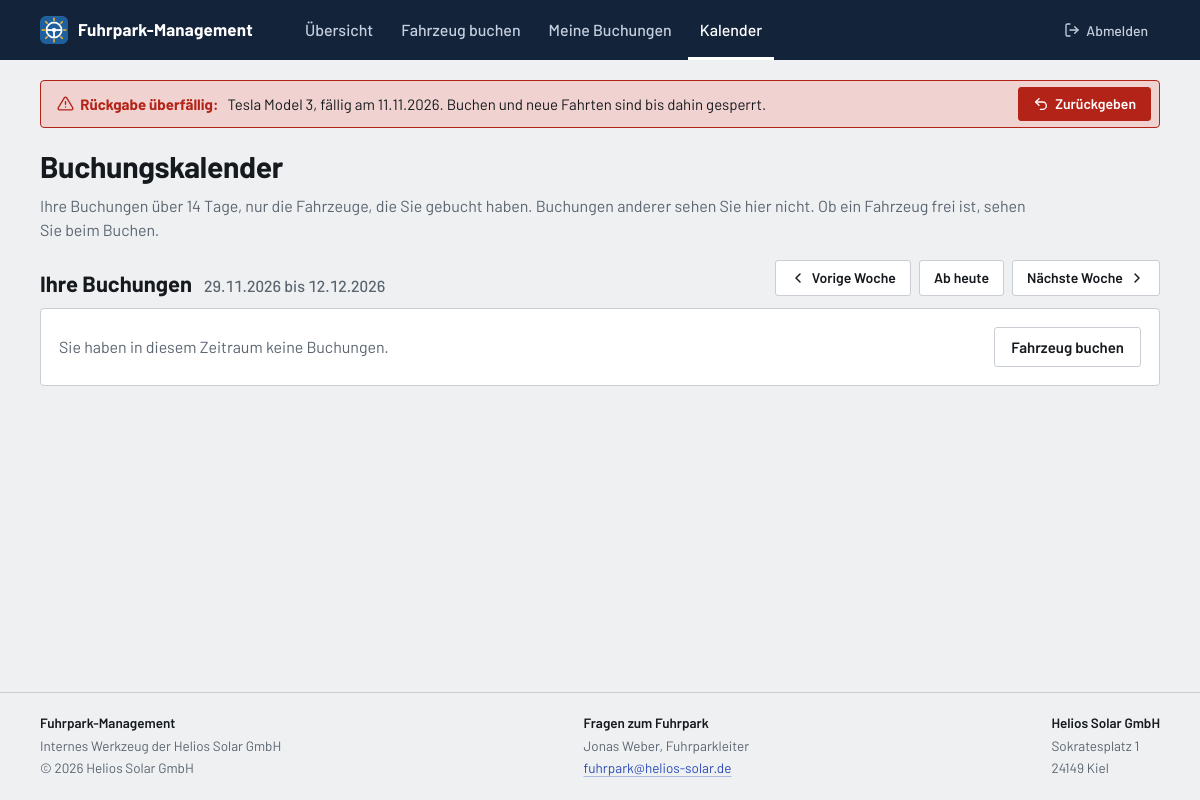
Screenshot of /kalender.php?woche=2 (signed in) with the database file from the repository.
### tables this page shows
CREATE TABLE buchungen (
    id                     INT UNSIGNED     NOT NULL AUTO_INCREMENT,
    fahrzeug_id            INT UNSIGNED     NOT NULL,   
    antragsteller_id       INT UNSIGNED     NOT NULL,   
    fahrer_id              INT UNSIGNED     NOT NULL,   
    start                  DATE             NOT NULL,
    ende                   DATE             NOT NULL,
    zweck_id               TINYINT UNSIGNED NOT NULL,
    personenanzahl         TINYINT UNSIGNED NOT NULL,   
    status_id              TINYINT UNSIGNED NOT NULL DEFAULT 1,  
    beantragt_am           DATETIME         NOT NULL DEFAULT CURRENT_TIMESTAMP,

     
     
    entscheidung_von       INT UNSIGNED     NULL,       
    entscheidung_am        DATETIME         NULL,
    entscheidung_kommentar TEXT             NULL,       
    entscheidung_gelesen_am DATETIME        NULL,       

     
    begonnen_am            DATETIME         NULL,
    km_start               INT UNSIGNED     NULL,       

     
    zurueckgegeben_am      DATETIME         NULL,
    km_ende                INT UNSIGNED     NULL,
    bemerkung              TEXT             NULL,       

    PRIMARY KEY (id),
    KEY idx_buchungen_belegung (fahrzeug_id, start, ende),
    KEY idx_buchungen_status (status_id),
    CONSTRAINT fk_buchungen_fahrzeug                     
        FOREIGN KEY (fahrzeug_id) REFERENCES fahrzeuge (id),
    CONSTRAINT fk_buchungen_antragsteller                
        FOREIGN KEY (antragsteller_id) REFERENCES nutzer (id),
    CONSTRAINT fk_buchungen_fahrer                       
        FOREIGN KEY (fahrer_id) REFERENCES nutzer (id),
    CONSTRAINT fk_buchungen_entscheidung_von             
        FOREIGN KEY (entscheidung_von) REFERENCES nutzer (id),
    CONSTRAINT fk_buchungen_zweck                        
        FOREIGN KEY (zweck_id) REFERENCES zwecke (id),
    CONSTRAINT fk_buchungen_status                       
        FOREIGN KEY (status_id) REFERENCES buchungsstatus (id)
);

CREATE TABLE fahrzeuge (
    id            INT UNSIGNED      NOT NULL AUTO_INCREMENT,
    kennzeichen   VARCHAR(20)       NOT NULL,
    art_id        TINYINT UNSIGNED  NOT NULL,
    typ           VARCHAR(30)       NOT NULL,       
    hersteller    VARCHAR(50)       NOT NULL,
    modell        VARCHAR(50)       NOT NULL,
    baujahr       SMALLINT UNSIGNED NULL,
    bild          VARCHAR(100)      NULL,           
    sitzplaetze   TINYINT UNSIGNED  NOT NULL,
    antrieb_id    TINYINT UNSIGNED  NULL,
    kmstand       INT UNSIGNED      NULL,           
    fuehrerschein VARCHAR(5)        NULL,           
    hu_au         DATE              NULL,           
    geloescht_am  DATETIME          NULL,           
    PRIMARY KEY (id),
    CONSTRAINT fk_fahrzeuge_art                     
        FOREIGN KEY (art_id) REFERENCES fahrzeugarten (id),
    CONSTRAINT fk_fahrzeuge_antrieb                 
        FOREIGN KEY (antrieb_id) REFERENCES antriebe (id)
);

CREATE TABLE nutzer (
    id            INT UNSIGNED     NOT NULL AUTO_INCREMENT,
    vorname       VARCHAR(50)      NOT NULL,
    nachname      VARCHAR(50)      NOT NULL,
    rolle_id      TINYINT UNSIGNED NOT NULL DEFAULT 1,  
    passwort_hash VARCHAR(255)     NOT NULL,            
    darf_luxus    TINYINT(1)       NOT NULL DEFAULT 0,  
    geloescht_am  DATETIME         NULL,                
    PRIMARY KEY (id),
    CONSTRAINT fk_nutzer_rolle                          
        FOREIGN KEY (rolle_id) REFERENCES rollen (id)
);

### includes/klassen/CListeBuchungen.php (called while the page is built, shortened)
<?php
class CListeBuchungen
{
    private array $m_Liste = [];
    public function LadenLaufendeFahrten(int $in_FahrerID): void
    {
        $this->Laden(
            CBuchung::SQL_OHNE_NAMEN . ' WHERE b.fahrer_id = ? AND b.status_id = ? ORDER BY b.start, b.id',
            [$in_FahrerID, STATUS_UNTERWEGS]
        );
    }
    private function Laden(string $in_SQL, array $in_Parameter): void
    {
        $Statement = db()->prepare($in_SQL);
        $Statement->execute($in_Parameter);
        foreach ($Statement->fetchAll() as $Zeile) {
            $this->m_Liste[] = new CBuchung($Zeile);
        }
    }
    public function GetAlle(): array
    {
        return $this->m_Liste;
    }
}

### includes/klassen/CBuchung.php (called while the page is built, shortened)
<?php
class CBuchung
{
    private int $m_ID;
    private int $m_FahrzeugID;
    private DateTimeImmutable $m_Ende;
    private int $m_StatusID;
    public function __construct(array $in_Zeile)
    {
        $this->m_ID               = (int) $in_Zeile['id'];
        $this->m_FahrzeugID       = (int) $in_Zeile['fahrzeug_id'];
        $this->m_Ende             = new DateTimeImmutable($in_Zeile['ende']);
        $this->m_StatusID         = (int) $in_Zeile['status_id'];
    }
    public function IstUeberfaellig(): bool
    {
        return $this->m_StatusID === STATUS_UNTERWEGS && $this->m_Ende < new DateTimeImmutable('today');
    }
    public function GetID(): int
    {
        return $this->m_ID;
    }
    public function GetFahrzeugID(): int
    {
        return $this->m_FahrzeugID;
    }
    public function GetEnde(): DateTimeImmutable
    {
        return $this->m_Ende;
    }
}

### includes/db.php (called while the page is built, shortened)
<?php
function db(): PDO
{
    static $pdo = null;
    if ($pdo instanceof PDO) {
        return $pdo;
    }
    $dsn = sprintf('mysql:host=%s;dbname=%s;charset=%s', DB_HOST, DB_NAME, DB_CHARSET);
    try {
        $pdo = new PDO($dsn, DB_USER, DB_PASS, [
            PDO::ATTR_ERRMODE            => PDO::ERRMODE_EXCEPTION,
            PDO::ATTR_DEFAULT_FETCH_MODE => PDO::FETCH_ASSOC,
            PDO::ATTR_EMULATE_PREPARES   => false,
        ]);
    } catch (PDOException $e) {
        if (APP_ENV === 'dev') {
            exit(
                'Keine Verbindung zur Datenbank "' . DB_NAME . '": ' . $e->getMessage()
                . '<br>Läuft MySQL in XAMPP, und existiert die Datenbank bereits?'
            );
        }
        exit('Die Anwendung ist derzeit nicht verfügbar.');
    }
    return $pdo;
}

### includes/functions.php (called while the page is built, shortened)
<?php
function e(?string $value): string
{
    return htmlspecialchars($value ?? '', ENT_QUOTES, 'UTF-8');
}
function url(string $path = ''): string
{
    return BASE_URL . '/' . ltrim($path, '/');
}
function aktuelle_rolle(): int
{
    return ($_SESSION['rolle_id'] ?? null) === ROLLE_FUHRPARKLEITER ? ROLLE_FUHRPARKLEITER : ROLLE_MITARBEITER;
}
function ist_fuhrparkleiter(): bool
{
    return aktuelle_rolle() === ROLLE_FUHRPARKLEITER;
}

### includes/klassen/CFahrzeug.php (called while the page is built, shortened)
<?php
class CFahrzeug
{
    private string $m_Hersteller;
    private string $m_Modell;
    public function __construct(array $in_Zeile)
    {
        $this->m_Hersteller    = $in_Zeile['hersteller'];
        $this->m_Modell        = $in_Zeile['modell'];
    }
    private static function ZahlOderNull(mixed $in_Wert): ?int
    {
        return $in_Wert !== null ? (int) $in_Wert : null;
    }
    private static function DatumOderNull(?string $in_Wert): ?DateTimeImmutable
    {
        return $in_Wert !== null ? new DateTimeImmutable($in_Wert) : null;
    }
    public static function LoadByID(int $in_ID): ?CFahrzeug
    {
        $Statement = db()->prepare(self::SQL . ' WHERE f.id = ?');
        $Statement->execute([$in_ID]);
        $Zeile = $Statement->fetch();
        return $Zeile !== false ? new CFahrzeug($Zeile) : null;
    }
    public function GetHersteller(): string
    {
        return $this->m_Hersteller;
    }
    public function GetModell(): string
    {
        return $this->m_Modell;
    }
}

### includes/config.php (called while the page is built, shortened)
<?php
require_once __DIR__ . '/db.php';
require_once __DIR__ . '/functions.php';
spl_autoload_register(function (string $klasse): void {
    $datei = __DIR__ . '/klassen/' . $klasse . '.php';
});

### includes/klassen/CListeNutzer.php (called while the page is built, shortened)
<?php
class CListeNutzer
{
    private array $m_Liste = [];
    public function LadenAktive(): void
    {
        $this->Laden('SELECT * FROM nutzer WHERE geloescht_am IS NULL ORDER BY nachname, vorname');
    }
    private function Laden(string $in_SQL): void
    {
        $Statement = db()->prepare($in_SQL);
        $Statement->execute();
        foreach ($Statement->fetchAll() as $Zeile) {
            $this->m_Liste[] = new CNutzer($Zeile);
        }
    }
    public function GetAlle(): array
    {
        return $this->m_Liste;
    }
}

### includes/klassen/CNutzer.php (called while the page is built, shortened)
<?php
class CNutzer
{
    private string $m_Vorname;
    private string $m_Nachname;
    public function __construct(array $in_Zeile)
    {
        $this->m_Vorname      = $in_Zeile['vorname'];
        $this->m_Nachname     = $in_Zeile['nachname'];
    }
    public function GetName(): string
    {
        return $this->m_Vorname . ' ' . $this->m_Nachname;
    }
}

### includes/banner.php (the view, shortened to what this page needs)
<?php
$bannerHeute = new DateTimeImmutable('today');
?>
<div class="container">
    <?php if ($bannerFahrten !== [] && $bannerMitNamen): ?>
        <?php $bannerAnzahl = count($bannerFahrten); ?>
        <details class="banner">
            <summary class="banner__zeile">
                <span class="banner__text">
                    <span class="icon icon--warnung" aria-hidden="true"></span><strong><?= e((string) $bannerAnzahl) ?> <?= $bannerAnzahl === 1 ? 'Rückgabe' : 'Rückgaben' ?> überfällig.</strong>
                    <span class="banner__zusatz">Bitte mit den Fahrern klären.</span>
                </span>
                <span class="button button--klein banner__knopf banner__knopf--details">Details</span>
            </summary>
            <ul class="banner__liste">
                <?php foreach ($bannerFahrten as $Fahrt): ?>
                    <?php $tage = $Fahrt->GetEnde()->diff($bannerHeute)->days; ?>
                    <li>
                        <strong><?= e($Fahrt->GetFahrerName()) ?></strong>
                        <a href="<?= url('fahrzeug.php?id=' . $Fahrt->GetFahrzeugID()) ?>"><?= e($Fahrt->GetFahrzeugName()) ?></a>
                        <span>fällig am <?= e($Fahrt->GetEnde()->format('d.m.Y')) ?>, seit <?= e((string) $tage) ?> <?= $tage === 1 ? 'Tag' : 'Tagen' ?></span>
                    </li>
                <?php endforeach; ?>
            </ul>
        </details>
    <?php elseif ($bannerFahrten !== []): ?>
        <?php foreach ($bannerFahrten as $Fahrt): ?>
            <?php $BannerFahrzeug = CFahrzeug::LoadByID($Fahrt->GetFahrzeugID()); ?>
            <div class="banner banner__zeile">
                <p class="banner__text">
                    <span class="icon icon--warnung" aria-hidden="true"></span><strong>Rückgabe überfällig:</strong>
                    <?= e($BannerFahrzeug->GetHersteller() . ' ' . $BannerFahrzeug->GetModell()) ?>, fällig am <?= e($Fahrt->GetEnde()->format('d.m.Y')) ?>.
                    <span class="banner__zusatz">Buchen und neue Fahrten sind bis dahin gesperrt.</span>
                </p>
                <?php if ($Fahrt->GetID() !== ($bannerOhneKnopf ?? null)): ?>
                    <a class="button button--klein banner__knopf" href="<?= url('rueckgabe.php?buchung=' . $Fahrt->GetID()) ?>"><span class="icon icon--zurueck" aria-hidden="true"></span>Zurückgeben</a>
                <?php endif; ?>
            </div>
        <?php endforeach; ?>
    <?php endif; ?>
</div>

### includes/footer.php (shortened to what this page needs)
<?php
$FussNutzer = $Angemeldet ?? null;
$fussKontakt = [];
if ($FussNutzer !== null && $FussNutzer->GetRolleID() === ROLLE_MITARBEITER) {
    $FussListe = new CListeNutzer();
    $FussListe->LadenAktive();
    foreach ($FussListe->GetAlle() as $Eintrag) {
        if ($Eintrag->GetRolleID() === ROLLE_FUHRPARKLEITER) {
            $fussKontakt[] = $Eintrag;
        }
    }
}
?>
</main>
<footer class="fussleiste">
    <div class="container fussleiste__innen">
        <div class="fussleiste__block">
            <p class="fussleiste__titel"><?= e(APP_NAME) ?></p>
            <p>Internes Werkzeug der <?= e(FIRMA_NAME) ?></p>
            <p>&copy; <?= date('Y') ?> <?= e(FIRMA_NAME) ?></p>
        </div>
        <?php if ($fussKontakt !== []): ?>
            <div class="fussleiste__block">
                <p class="fussleiste__titel">Fragen zum Fuhrpark</p>
                <?php foreach ($fussKontakt as $Kontakt): ?>
                    <p><?= e($Kontakt->GetName()) ?>, Fuhrparkleiter</p>
                <?php endforeach; ?>
                <p><a href="mailto:<?= e(FUHRPARK_EMAIL) ?>"><?= e(FUHRPARK_EMAIL) ?></a></p>
            </div>
        <?php endif; ?>
        <address class="fussleiste__block fussleiste__anschrift">
            <p class="fussleiste__titel"><?= e(FIRMA_NAME) ?></p>
            <p><?= e(FIRMA_STRASSE) ?></p>
            <p><?= e(FIRMA_ORT) ?></p>
        </address>
    </div>
</footer>
</body>
</html>

### rows the page displays
buchungen: fahrzeug.modell "Tesla Model 3", ende "11.11.2026"
nutzer: $Kontakt->GetName() "Jonas Weber"

### other values shown
APP_NAME "Fuhrpark-Management"
$beschriftung "Übersicht"
$beschriftung "Fahrzeug buchen"
$beschriftung "Meine Buchungen"
$beschriftung "Kalender"
$pageTitle "Buchungskalender"
zeitraum_kurz($ansichtVon, $ansichtBis) "29.11.2026 bis 12.12.2026"
FIRMA_NAME "Helios Solar GmbH"
FUHRPARK_EMAIL "fuhrpark@helios-solar.de"
FIRMA_STRASSE "Sokratesplatz 1"
FIRMA_ORT "24149 Kiel"
